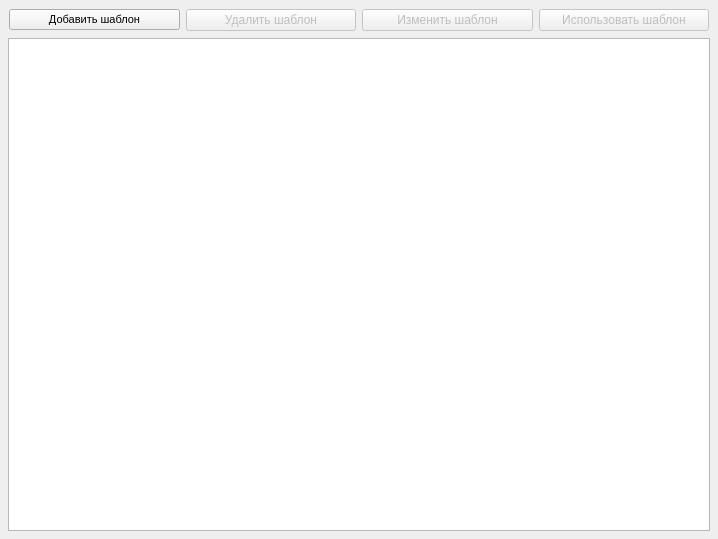
<?xml version="1.0" encoding="UTF-8"?>
<ui version="4.0">
 <class>MainWindow</class>
 <widget class="QMainWindow" name="MainWindow">
  <property name="geometry">
   <rect>
    <x>0</x>
    <y>0</y>
    <width>718</width>
    <height>539</height>
   </rect>
  </property>
  <property name="windowTitle">
   <string>Генератор дипломов</string>
  </property>
  <property name="windowIcon">
   <iconset resource="res/res.qrc">
    <normaloff>:/Icons/icon.png</normaloff>:/Icons/icon.png</iconset>
  </property>
  <widget class="QWidget" name="centralwidget">
   <layout class="QVBoxLayout" name="verticalLayout">
    <property name="leftMargin">
     <number>8</number>
    </property>
    <property name="topMargin">
     <number>8</number>
    </property>
    <property name="rightMargin">
     <number>8</number>
    </property>
    <property name="bottomMargin">
     <number>8</number>
    </property>
    <item>
     <layout class="QHBoxLayout" name="horizontalLayout" stretch="0,0,0,0">
      <property name="sizeConstraint">
       <enum>QLayout::SetDefaultConstraint</enum>
      </property>
      <property name="leftMargin">
       <number>1</number>
      </property>
      <property name="topMargin">
       <number>1</number>
      </property>
      <property name="rightMargin">
       <number>1</number>
      </property>
      <property name="bottomMargin">
       <number>1</number>
      </property>
      <item>
       <widget class="QPushButton" name="addTemplate">
        <property name="font">
         <font>
          <pointsize>8</pointsize>
          <weight>50</weight>
          <italic>false</italic>
          <bold>false</bold>
          <underline>false</underline>
          <strikeout>false</strikeout>
          <kerning>true</kerning>
         </font>
        </property>
        <property name="text">
         <string>Добавить шаблон</string>
        </property>
        <property name="icon">
         <iconset resource="res/res.qrc">
          <normaloff>:/Icons/add-file.png</normaloff>:/Icons/add-file.png</iconset>
        </property>
       </widget>
      </item>
      <item>
       <widget class="QPushButton" name="deleteTemplate">
        <property name="enabled">
         <bool>false</bool>
        </property>
        <property name="text">
         <string>Удалить шаблон</string>
        </property>
        <property name="icon">
         <iconset resource="res/res.qrc">
          <normaloff>:/Icons/delete-file.png</normaloff>:/Icons/delete-file.png</iconset>
        </property>
       </widget>
      </item>
      <item>
       <widget class="QPushButton" name="editTemplate">
        <property name="enabled">
         <bool>false</bool>
        </property>
        <property name="text">
         <string>Изменить шаблон</string>
        </property>
        <property name="icon">
         <iconset resource="res/res.qrc">
          <normaloff>:/Icons/edit-file.png</normaloff>:/Icons/edit-file.png</iconset>
        </property>
       </widget>
      </item>
      <item>
       <widget class="QPushButton" name="useTemplate">
        <property name="enabled">
         <bool>false</bool>
        </property>
        <property name="text">
         <string>Использовать шаблон</string>
        </property>
        <property name="icon">
         <iconset resource="res/res.qrc">
          <normaloff>:/Icons/use.png</normaloff>:/Icons/use.png</iconset>
        </property>
       </widget>
      </item>
     </layout>
    </item>
    <item>
     <widget class="QTableView" name="tableTemplates">
      <property name="editTriggers">
       <set>QAbstractItemView::NoEditTriggers</set>
      </property>
      <property name="selectionMode">
       <enum>QAbstractItemView::ExtendedSelection</enum>
      </property>
      <property name="selectionBehavior">
       <enum>QAbstractItemView::SelectRows</enum>
      </property>
      <attribute name="horizontalHeaderStretchLastSection">
       <bool>true</bool>
      </attribute>
      <attribute name="verticalHeaderVisible">
       <bool>false</bool>
      </attribute>
     </widget>
    </item>
   </layout>
  </widget>
  <widget class="QMenuBar" name="menubar">
   <property name="geometry">
    <rect>
     <x>0</x>
     <y>0</y>
     <width>718</width>
     <height>21</height>
    </rect>
   </property>
  </widget>
 </widget>
 <resources>
  <include location="res/res.qrc"/>
 </resources>
 <connections/>
</ui>
